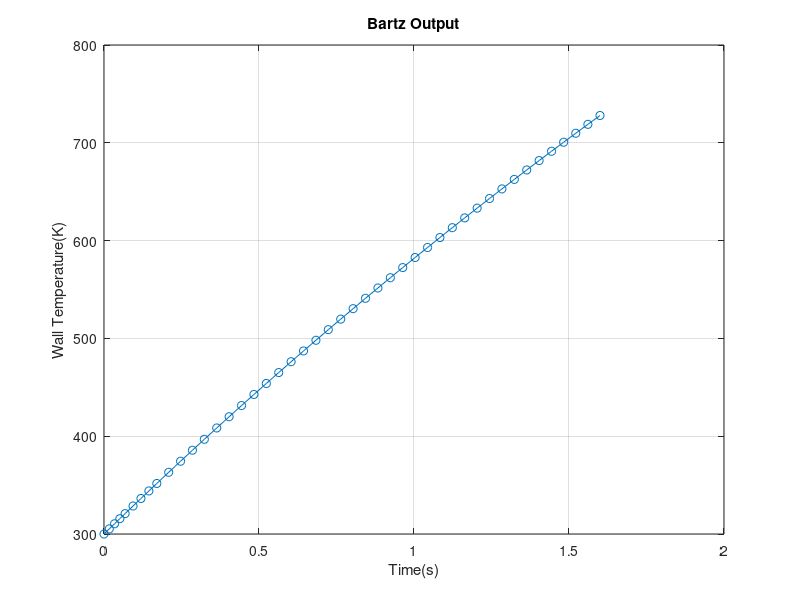

The MATLAB source for this figure:
clear; clc;
%% ALL UNITS SI %%
%% === INPUTS === %%
% DE-1 (Cardinal) %
mdot = 1.61;    %mdot (kg/s)

t_end = 1.6;    %total burn time (s), without transients
%Chamber Dimensions%
r_i = 0.0664866;    %inner radius
t_w = 0.01;    %wall thickness
r_o = r_i + t_w;    %outer radius
A_loc = pi * (r_i)^2;
r_t = 0.0221622;    %throat radius
D_t = 2 * r_t;
A_t = pi * (r_t)^2;
L = 0.15;    %chamber length (use RPA)

% Chamber Material%
rho = 2700; %density
c_p = 896;  %specific heat (J/kg K)
k = 170;    %Thermal conductivity (W/m K)
sigma_yield = 276e6;    %yield strength, room temperature
sigma_ultimate = 310e6; %ultimate strength

P_chamber = 1.5e6;

T_gas = 2000;   %gas temperature (K)

c_star = P_chamber * A_t / mdot;

%Combustion Gas Properties (Take From RPA)%
mu = 7.359e-5;  %viscosity (kg/(m.s) or Pa.s)
c_p_gas = 1850; %specific heat, constant pressure
Pr = 0.5905;    %Prandtl number, effective
u = 700;    %gas velocity

%% === BARTZ HEAT TRANSFER COEFFICIENT === %%
L_c = t_w; %characteristic length
D = 2 * r_i;

h_bartz = 0.026 * (mu^0.2 * c_p_gas) / (Pr^0.6 * D_t^0.2) * (P_chamber / c_star)^0.8 * (D_t / (D_t/2))^0.1 * (A_t / (A_loc)) ^ 0.9;

h = h_bartz;

%% === BIOT NUMBER CHECK === %%
Bi = h * L_c / k;

fprintf('Biot Number Check:\n');
fprintf('Biot Number: %.3f\n',Bi);

if Bi < 0.1
    fprintf('Lumped mass model is valid.\n\n');
else
    fprintf('Lumped mass model is NOT valid.\n\n');
end

%% === LUMPED MASS HEAT TRANSFER MODEL === %%
A_inner = 2 * pi * r_i;
V_wall = pi * (r_o^2 - r_i^2) * L;
m_wall = V_wall*rho;
disp(['Mass of Chamber Wall (kg): ',num2str(m_wall)]);
C_th = m_wall*c_p;

dTwdt = @(t,Tw) h * A_inner * (T_gas-Tw) / (m_wall*c_p);

Tw0 = 300;
[t,Tw]=ode45(dTwdt, [0,t_end],Tw0);

disp(['Final Wall Temperature (K): ',num2str(Tw(end))]);

figure;
plot(t,Tw,'-o');
xlabel("Time(s)");
ylabel("Wall Temperature(K)");
title('Bartz Output');
grid on;

%% === HOOP STRESS === %%
function k = knockdown(T)

    T_celcius = T - 273.15;

    % some empirical 6061 aluminum knockdown factor data
    % Summers, P.T., Chen, Y., Rippe, C.M. et al., https://doi.org/10.1186/s40038-015-0007-5
    
    data = [
        25,    1.0;   
        100,   0.95;
        150,   0.93;   
        200,   0.88;   
        250,   0.55;  
        300,   0.31;   
        350,   0.19;   
        400,   0.12;   
        450,   0.05;   
        500,   0.03;   
        550,   0.01;  
        600,   0.005;  
        650,   0.001;  
        660,   0.0005; 
    ];

    k = interp1(data(:,1), data(:,2), T_celcius, 'linear', 'extrap');

    k = max(min(k, 1), 0);
end

ECF = knockdown(Tw(end));

if t_w / r_i > 0.1 % check if wall thickness is > 10 percent of chamber radius
    sigma = (P_chamber * (r_o^2 + r_i^2) / (r_o^2 - r_i^2));
    disp("Thick wall hoop stress used.")
else
    sigma = (P_chamber * r_i) / t_w;
    disp("Thin wall hoop stress used.")
end

sf = (sigma_yield * ECF) / sigma;
disp(['Safety Factor: ',num2str(sf)]);


if sf > 1
    disp('Safety factor is greater than 1. Design is safe.');
else
    disp('Design is NOT safe. Please check your specifications and try again');
end
